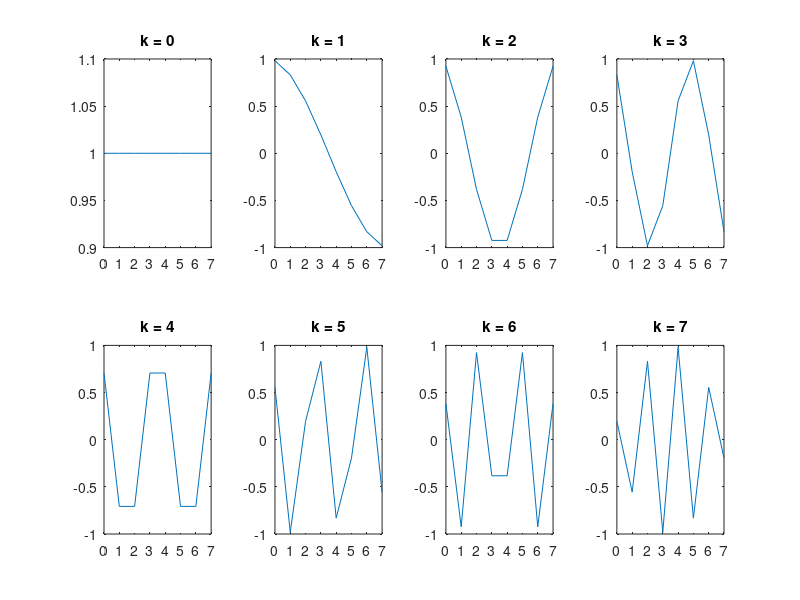

The MATLAB script that drew this image: (Note: this script raises an error after producing the figure.)
clear
home
close all

%
%   Calculation of DCT Basefunctions and save as File
%


filename = 's2201.ppm';
resultfile = 'base.ppm';
N = 8;
dct_ = zeros(N,N);

for k = 0:N-1
    for i = 0:N-1
        dct_(k+1, i+1) = cos(((k*pi)/(2*N))*(2*i+1)); 
    end
end

figure('Name', sprintf('Basisfunktionen N=%d', N));
for j = 0:N-1
    subplot(2, 4, j+1);
    plot(0:N-1, dct_(j+1, :));
    title(sprintf('k = %d', j));
end

image = imread(filename);
gray = rgb2gray(image);

[H,W] = size(gray);
assert(H==W);

M = W / N;

base = zeros(N,N,N,N);
dct = zeros(N, N);
for k = 0:(M-1)*(M-1)
    x0 = mod(k, M-1)*N+1;
    x1 = (mod(k, M-1)+1)*N;
    y0 = ceil(k/(M-1))*N+1;
    y1 = (ceil(k/(M-1))+1)*N;
    
    data = gray(x0:x1,y0:y1);
    
    for k1 = 0:N-1
        for k2 = 0:N-1
            sum = 0;
            for i1 = 0:N-1
                for i2 = 0:N-1
                    coeff = cos(((k1*pi) / (2*N)) * (2*i1+1)) * cos(((k2*pi) / (2*N)) * (2*i2+1));
                    sum = sum + coeff;
                    base(k1+1,k2+1,i1+1,i2+1) = coeff;
                end
            end
            dct(k1+1,k2+1) = sum;
        end
    end
    
    for k1 = 0:N-1
        for k2 = 0:N-1
            sum = 0;
            for i1 = 0:N-1
                for i2 = 0:N-1
                    coeff = double(data(i1+1,i2+1)) * cos(((k1*pi) / (2*N)) * (2*i1+1)) * cos(((k2*pi) / (2*N)) * (2*i2+1));
                    sum = sum + coeff;
                end
            end
            dct(k1+1,k2+1) = sum;
        end
    end
end

base_image = zeros(N*N, N*N);

for y = 1:N
    for x = 1:N
        base_image((x-1)*N+1:x*N,(y-1)*N+1:y*N) = base(x, y, :, :);
    end
end

mbi = min(base_image);
base_image = base_image + abs(mbi);

figure('Name', sprintf('Basisfunktionen %dx%d', N, N));
imshow(base_image);

imwrite(base_image, resultfile);
